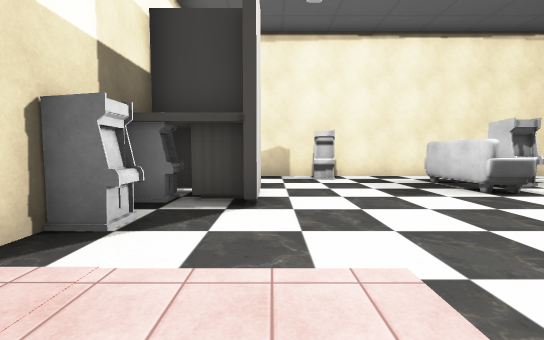
View 1 (above)

18 first-person views from a walk through a Unity game level. The camera is 1.5 m above the floor, tilts 4° down and sees 90° across. Doors are open. The floor is counted in squares, 2 m on a side. Each view is taken from the middle of a square. On the plan, view 1 faces up. The plan holds only what a view shows up to about 10 squares ahead; the rest is blank. The place goes on beyond the plan. The player is left out. Some surface patterns are stand-ins.

View 2
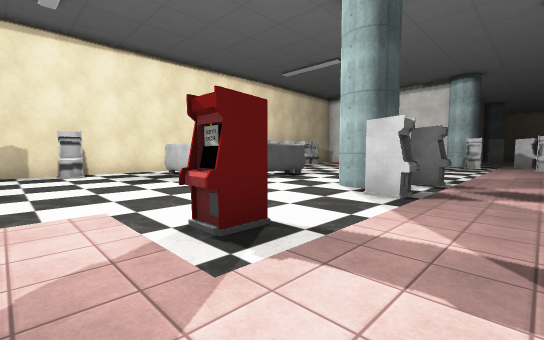

View 3
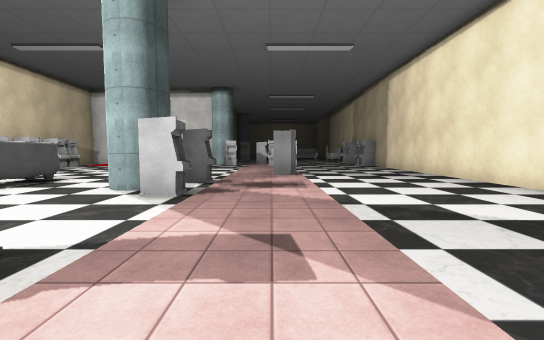

View 4
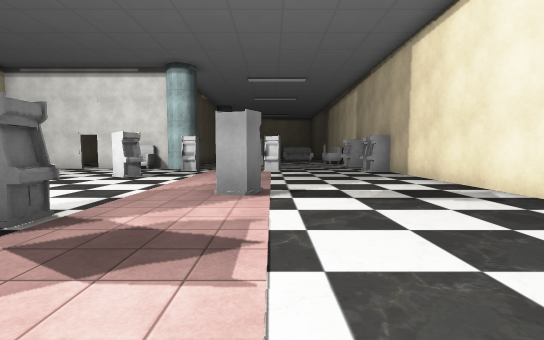

View 5
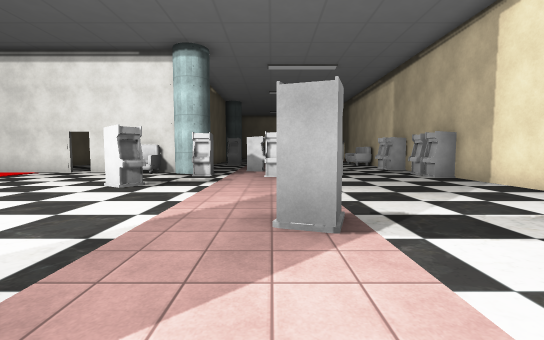

View 6
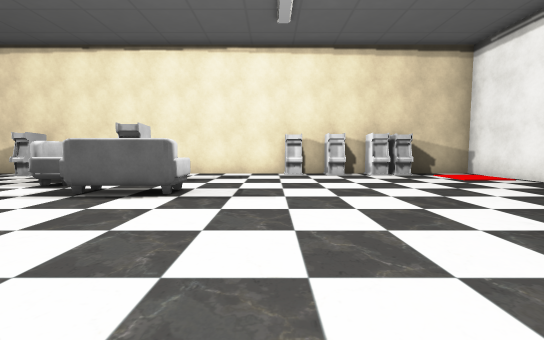

View 7
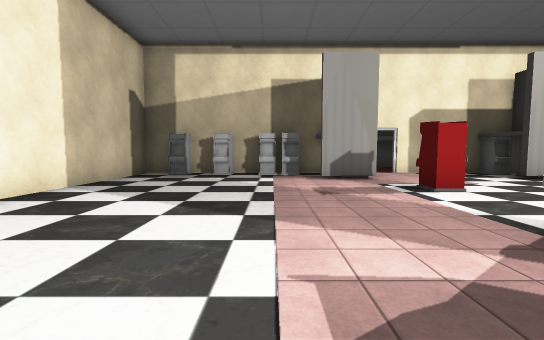

View 8
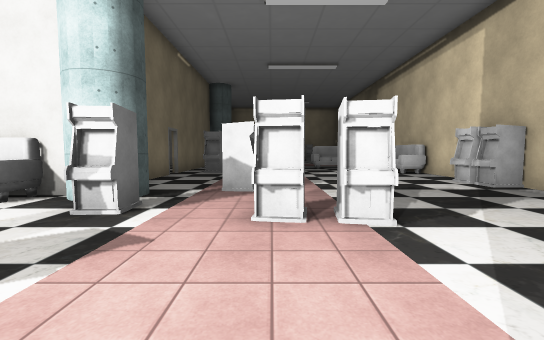

View 9
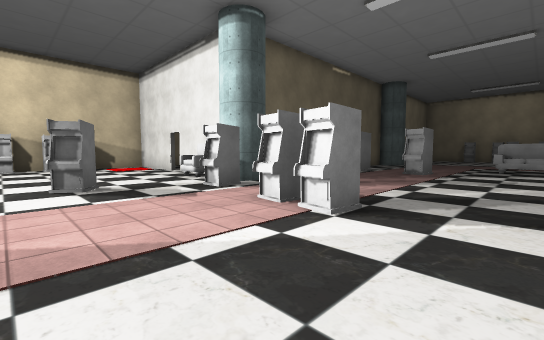

View 10
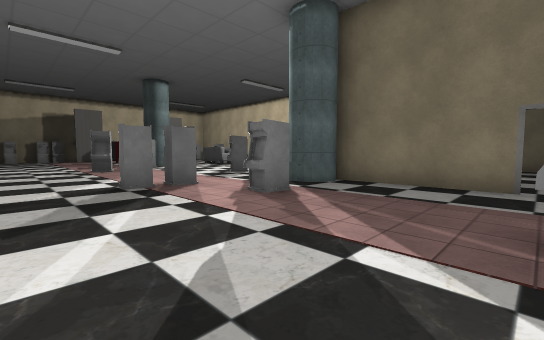

View 11
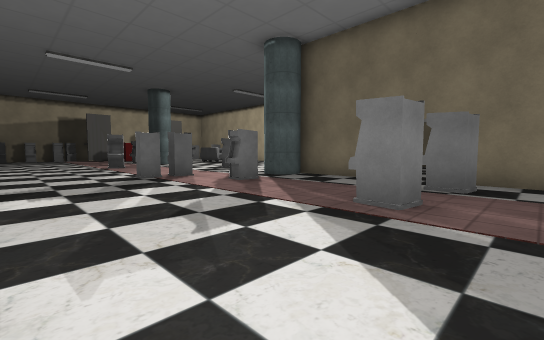

View 12
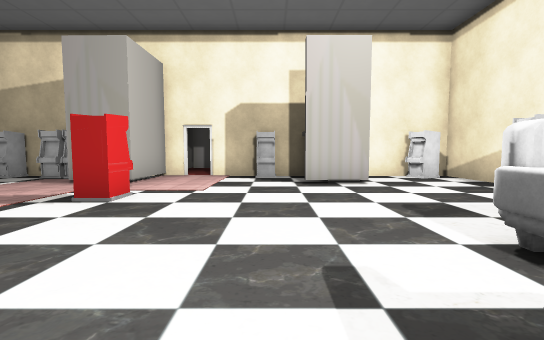

View 13
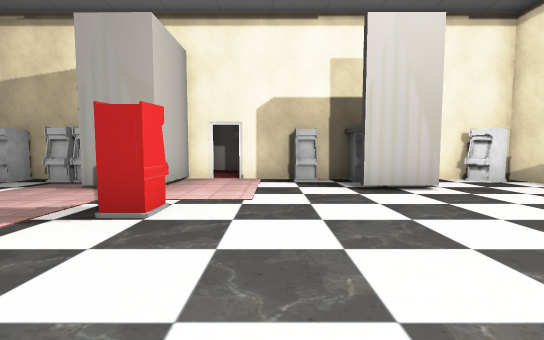

View 14
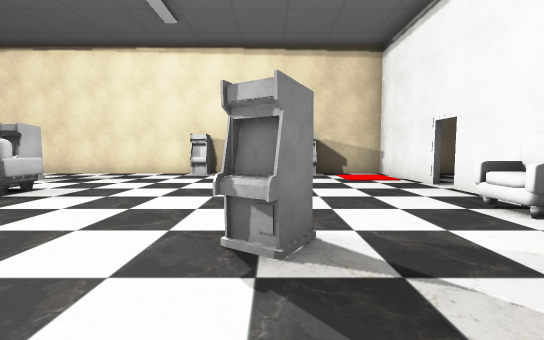

View 15
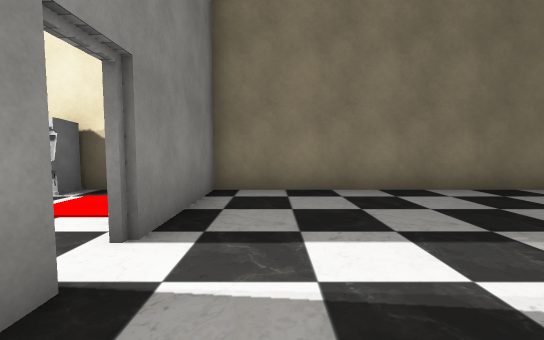

View 16
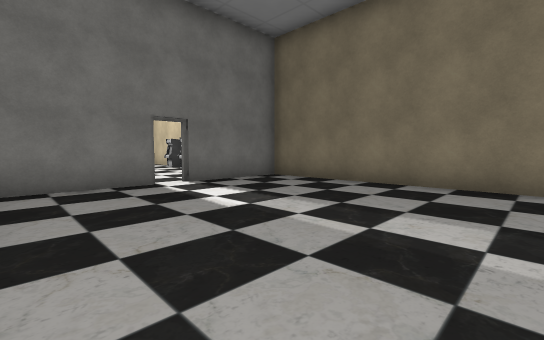

View 17
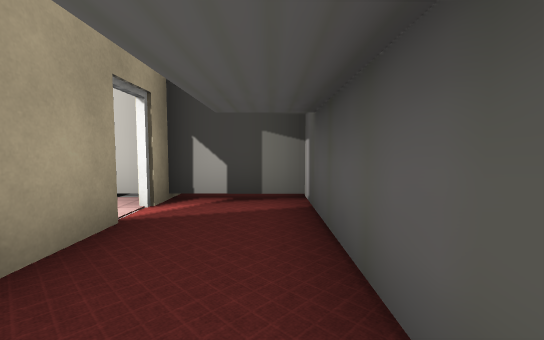

View 18
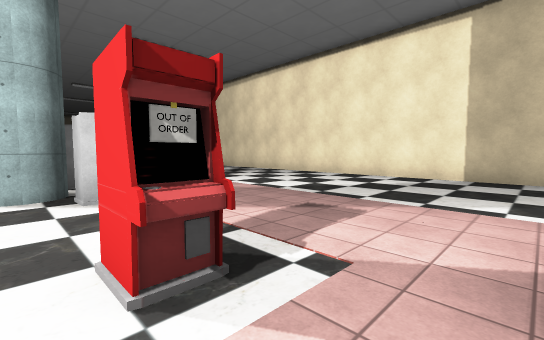

### Floor plan
Points are (right, up) in squares from view 1. A wall is a line through its corners. A room is listed if a view was taken in it or the views show most of it. See-through windows are left out.
Room 1 (views 1, 2, 3, 4, 5, 6, 7, 8, 9, 10, 11, 12, 13, 14, 18)
walls: (18.8, -7.3) (20.4, -7.3); (-2.2, -7.3) (13.5, -7.3); (15.7, 1.4) (15.7, 4.5); (-2.2, -3.5) (-2.2, -4.5); (19.8, 1.3) (16, 1.3); (-2.2, 0.5) (-2.2, -0.2) (-0.2, -0.2) (-0.2, -1.8); (15.7, 5.1) (15.7, 8.2) (11.4, 8.2); (22.1, 1.3) (20.4, 1.3); (-2.2, 2.6) (-2.2, 1.1); (-0.4, 4.2) (-1.2, 4.2); (9.5, 8.2) (-2.2, 8.2); (-0.2, 5.2) (-0.2, 3.7); (-1.4, 5.2) (-1.9, 5.2)
ways out: open door at (16, 5) to room 2; open door at (20, 1) to room 2; open door at (-2, 1) to room 3; gap at (2, 8)
objects: other object (-2, -6); other object (-2, -5); other object (-2, -3); other object (-2, -2); other object (-2, 3); other object (-2, 4); other object (-2, 7); other object (1, 7) to (2, 7); other object (2, 0); other object (4, 5) to (5, 6); other object (5, 0); other object (6, 4) to (7, 4); other object (7, 0); other object (9, -2); other object (10, 8); other object (11, 8); other object (12, 1); other object (12, 8); other object (13, 8); other object (14, -7); other object (14, -3); other object (14, -2); other object (14, 0) to (15, 0); other object (15, -7); other object (15, 2); other object (16, -1); other object (17, -7); other object (18, -7); other object (20, -2); other object (21, -7); other object (21, 0)
Room 2 (views 15, 16)
walls: (15.9, 4.5) (15.9, 1.9); (22.2, 8.2) (15.9, 8.2) (15.9, 5.1)
ways out: open door at (16, 5) to room 1; open door at (20, 1) to room 1
Room 3 (view 17)
walls: (-4.5, 3.6) (-4.5, -0.2) (-2.4, -0.2); (-2.4, 1.1) (-2.4, 2.5)
ways out: open door at (-2, 1) to room 1

Positions as (right, up) in squares from view 1, and headings:
1: (0, 0), facing up
2: (0, -2), facing up-right
3: (0, -2), facing right
4: (4, -3), facing right
5: (6, -2), facing right
6: (9, -1), facing up
7: (7, -3), facing left
8: (11, -2), facing right
9: (11, -5), facing up-right
10: (20, -5), facing up-left
11: (22, -6), facing up-left
12: (6, 3), facing left
13: (5, 2), facing left
14: (12, -1), facing up
15: (17, 3), facing up
16: (22, 2), facing up-left
17: (-4, 4), facing down
18: (0, 1), facing down-right
